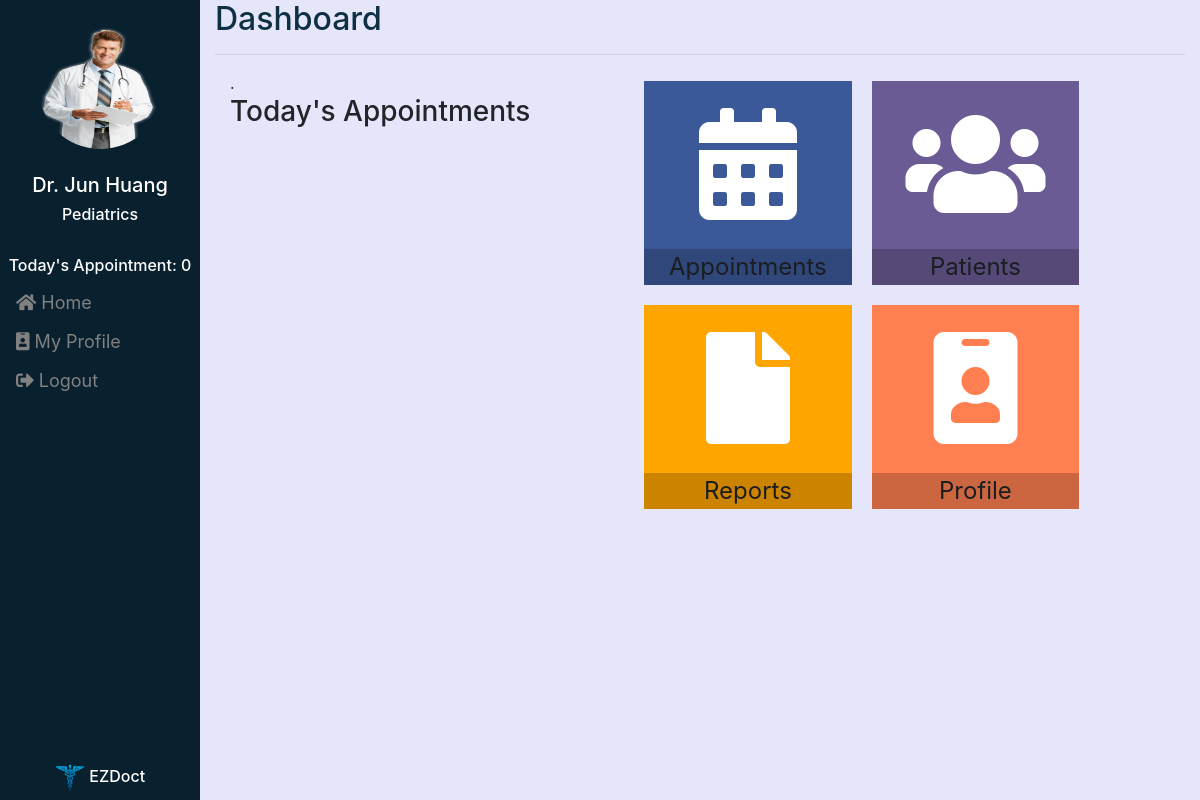
/doctor/home/ (signed in), run on an earlier commit of the app's database.
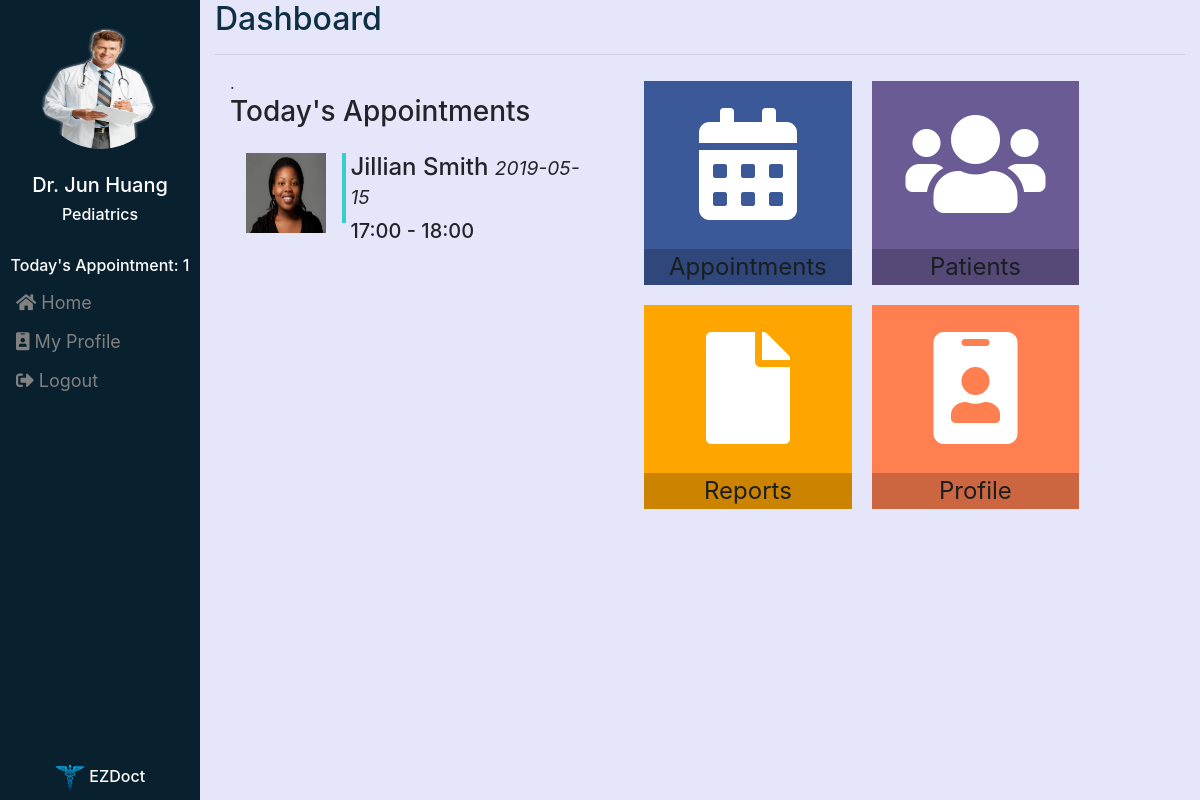
And on a later commit of the database.
### scheduling/models.py (models this page shows, shortened)
class Appointment(models.Model):
    TIMESLOT_LIST = (
        (1, '10:00 - 11:00'),
        (2, '11:00 - 12:00'),
        (3, '12:00 - 13:00'),
        (4, '13:00 - 14:00'),
        (5, '14:00 - 15:00'),
        (6, '15:00 - 16:00'),
        (7, '16:00 - 17:00'),
        (8, '17:00 - 18:00'),
        (9, '18:00 - 19:00'),
    )
    date = models.DateField(default=date.today)
    timeslot = models.IntegerField(choices=TIMESLOT_LIST, null=True)
    doctor = models.ForeignKey(Doctor, on_delete = models.CASCADE, related_name='appointment_doctor')
    patient = models.ForeignKey(Patient, on_delete = models.CASCADE, related_name='appointment_patient')

class Patient(models.Model):
    pid = models.AutoField(unique=True, primary_key=True) #patient identification
    user = models.OneToOneField(User, on_delete=models.CASCADE)
    doctor = models.ForeignKey(Doctor, on_delete = models.CASCADE, related_name='patient_doctor', null=True)
    user.user_type = "patient"
    picture = models.ImageField(upload_to = 'patients', blank=False)
    def __str__(self):
        return str(self.user)

class User(AbstractUser):
    users = (
        ('doctor', 'Doctor'),
        ('patient', 'Patient'),
        ('assistant', 'Assistant'),
    )
    user_type = models.CharField(choices=users, max_length=9)
    def __str__(self):
        return self.first_name  + " " + self.last_name

### scheduling/views/doctor.py (the view)
# urls.py: path('home/', doctor.doctor_portal,name='doctor_portal'),
def doctor_portal(request):
    appointments = Appointment.objects.filter(doctor=request.user.doctor.upin).filter(date=date.today()).order_by('date','timeslot')[:4]
    appointments_today = Appointment.objects.filter(doctor=request.user.doctor.upin).filter(date=date.today()).count()
    print(appointments_today)
    args = {"appointments" : appointments, "appointments_today":appointments_today}
    return render(request, 'scheduling/doctor.html', args)

### scheduling/templates/scheduling/doctor.html (shortened to what this page needs)
{% extends 'scheduling/dashboard_template.html' %}
{% load staticfiles %}
{% load static %}
{% load crispy_forms_tags %}
{% block content %}
{% if user.is_authenticated and user.user_type == "doctor"  %}
<div class="row container-fluid">
  <div class="col-2 sidebar">
  <br>
    <div id="profile">
      <img id="pfp" class="rounded-circle" src="{{user.doctor.picture.url}}">
      <br><br>
      <h5> Dr. {{user}} </h5>
      <h6>{{user.doctor.specialty}} </h6>
      <br>
      <h6>Today's Appointment: {{appointments_today}}</h6>
    </div>
    <a href="{% url 'doctor_portal' %}"><i class="fa fa-home"></i> Home</a>
    <a href="../profile"><i class="fa fa-id-badge"></i> My Profile</a>
    <a href="{%url 'logout' %}"> <i class="fas fa-sign-out-alt"></i> Logout </a>
    <div id="footer">
       <img src="{% static 'images/caduceus.png' %}" alt="Logo" style="width:30px;">
       <h6>EZDoct</h6>
    </div>
  </div>
  <div class="col-10">
    <h2 id="dashboard">Dashboard</h2>
    <hr>
    <div class="row container-fluid">
      <div class="col-5" id="upcoming">.
        <h3>Today's Appointments</h3>
        {% for appointment in appointments %}
        <div class="media p-3">
          <img src="{{ appointment.patient.picture.url }}" class="align-self-start mr-3"
            style="width:80px; height:80px;">
          <div class="vl"></div>
          <div class="media-body">
            <h4>{{ appointment.patient }} <small><i>{{ appointment.date }}</i></small></h4>
            <h5>{{ appointment.get_timeslot_display }}</h5>
          </div>
        </div>
        <br>
        {% endfor %}
      </div>
      <div class="col-6" id="icon_row">
        <div class="row container-fluid">
          <div class="col-6 icon_box" id="icon1">
            <a href="../appointments">
              <span class="icon row-icon">
                <i class="fas fa-calendar-alt"></i>
              </span>
            </a>
            <div class="icon_description">Appointments</div>
          </div>
          <div class="col-6 icon_box" id="icon2">
            <a href="../patients">
              <span class="icon row-icon">
                <i class="fas fa-users"></i>
              </span>
            </a>
            <div class="icon_description">Patients</div>
          </div>
          <div class="col-6 icon_box" id="icon3">
            <a href="../reports">
              <span class="icon row-icon">
                <i class="fas fa-file"></i>
              </span>
            </a>
            <div class="icon_description">Reports</div>
          </div>
          <div class="col-6 icon_box" id="icon4">
            <a href="../profile">
              <span class="icon row-icon">
                <i class="fas fa-id-badge"></i>
              </span>
            </a>
            <div class="icon_description">Profile</div>
          </div>
        </div>
      </div>
    </div>
  </div>
</div>
{% else %}
{% url index %}
{% endif %}
{% endblock %}

What changed in the data, as far as the page shows it:
added Appointment: patient.picture (picture), patient "Jillian Smith", date "2019-05-15", timeslot "17:00 - 18:00"
Also different on the page:
{{ appointments_today }}: "0" → "1"
